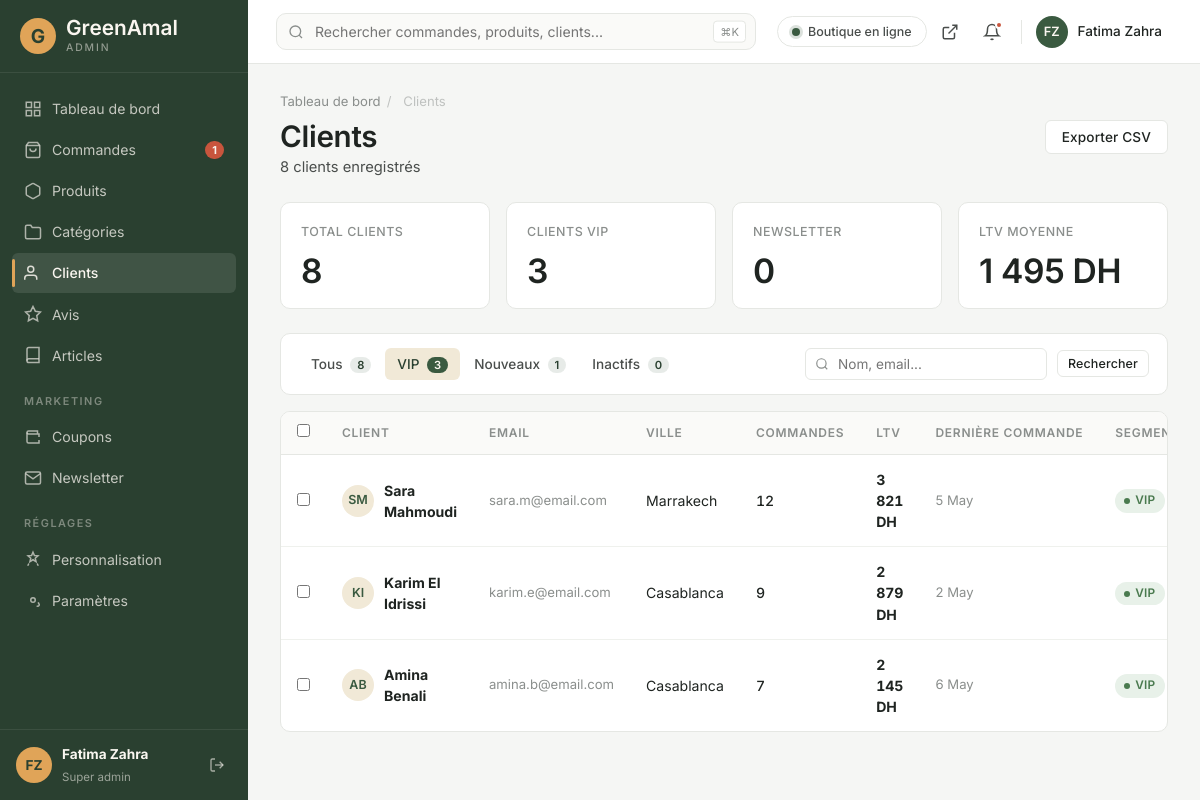
Page /admin/customers.php?segment=vip (signed in) on the committed database.
### tables this page shows
CREATE TABLE IF NOT EXISTS customers (
  id INT AUTO_INCREMENT PRIMARY KEY,
  email VARCHAR(255) NOT NULL UNIQUE,
  password_hash VARCHAR(255),
  first_name VARCHAR(100),
  last_name VARCHAR(100),
  phone VARCHAR(30),
  city VARCHAR(100),
  address VARCHAR(500),
  postcode VARCHAR(20),
  total_orders INT DEFAULT 0,
  lifetime_value DECIMAL(10,2) DEFAULT 0,
  segment ENUM('new','regular','vip','inactive') DEFAULT 'new',
  newsletter_subscribed TINYINT(1) DEFAULT 0,
  reset_token VARCHAR(64),
  reset_token_expires_at TIMESTAMP NULL,
  created_at TIMESTAMP DEFAULT CURRENT_TIMESTAMP,
  last_order_at TIMESTAMP NULL
);

### includes/db.php (called while the page is built, shortened)
<?php
function db(): PDO {
    static $pdo = null;
    if ($pdo === null) {
        $dsn = sprintf('mysql:host=%s;port=%s;dbname=%s;charset=utf8mb4', DB_HOST, DB_PORT, DB_NAME);
        try {
            $pdo = new PDO($dsn, DB_USER, DB_PASS, [
                PDO::ATTR_ERRMODE => PDO::ERRMODE_EXCEPTION,
                PDO::ATTR_DEFAULT_FETCH_MODE => PDO::FETCH_ASSOC,
                PDO::ATTR_EMULATE_PREPARES => false,
                PDO::MYSQL_ATTR_INIT_COMMAND => "SET NAMES utf8mb4 COLLATE utf8mb4_unicode_ci",
            ]);
        } catch (PDOException $e) {
            if (APP_DEBUG) {
                http_response_code(500);
                die("Database connection failed: " . $e->getMessage() . "<br><br>"
                    . "Check <code>includes/config.php</code> · DB_HOST, DB_PORT, DB_NAME, DB_USER, DB_PASS.<br>"
                    . "Did you import <code>sql/schema.sql</code> and <code>sql/seed.sql</code>?");
            }
            http_response_code(503);
            die('Service temporarily unavailable.');
        }
    }
    return $pdo;
}
function db_query(string $sql, array $params = []): PDOStatement {
    $stmt = db()->prepare($sql);
    $stmt->execute($params);
    return $stmt;
}
function db_one(string $sql, array $params = []): ?array {
    $row = db_query($sql, $params)->fetch();
    return $row === false ? null : $row;
}
function db_all(string $sql, array $params = []): array {
    return db_query($sql, $params)->fetchAll();
}
function db_value(string $sql, array $params = []) {
    $val = db_query($sql, $params)->fetchColumn();
    return $val === false ? null : $val;
}

### includes/auth.php (called while the page is built, shortened)
<?php
require_once __DIR__ . '/helpers.php';
function admin_user(): ?array {
    static $user = null;
    if ($user === null) {
        $user = db_one('SELECT id, email, first_name, last_name, role FROM admin_users WHERE id = ?', [$_SESSION['admin_user_id']]);
    }
    return $user;
}
function admin_logged_in(): bool {
    return admin_user() !== null;
}
function admin_require_login(): void {
    if (!admin_logged_in()) {
        redirect('login');
    }
}

### includes/helpers.php (called while the page is built, shortened)
<?php
require_once __DIR__ . '/db.php';
function e(?string $s): string {
    return htmlspecialchars($s ?? '', ENT_QUOTES | ENT_SUBSTITUTE, 'UTF-8');
}
function currency_symbol(): string {
    $s = defined('CURRENCY_SYMBOL') ? CURRENCY_SYMBOL : 'DH';
    if (!is_string($s) || $s === '' || is_numeric($s) || strlen($s) > 8) {
        return 'DH';
    }
    return $s;
}
function price(float $amount, int $decimals = 0): string {
    return number_format($amount, $decimals, ',', ' ') . ' ' . currency_symbol();
}
function time_ago(string $datetime): string {
    $ts = strtotime($datetime);
    $diff = time() - $ts;
    return date('j M', $ts);
}
function initials(string $name): string {
    $parts = preg_split('/\s+/', trim($name));
    $first = mb_substr($parts[0] ?? '', 0, 1, 'UTF-8');
    $last = mb_substr(end($parts) ?: '', 0, 1, 'UTF-8');
    return mb_strtoupper($first . $last, 'UTF-8');
}
function customer_segment_label(string $segment): array {
    return match($segment) {
        'vip'      => ['VIP', 'status-success'],
        'regular'  => ['Régulier', 'status-info'],
        'new'      => ['Nouveau', 'status-warning'],
        'inactive' => ['Inactif', 'status-neutral'],
        default    => [ucfirst($segment), 'status-neutral'],
    };
}

### admin/customers.php (the view, shortened to what this page needs)
<?php
require_once __DIR__ . '/../includes/auth.php';
admin_require_login();
$current = 'customers';
$segment = $_GET['segment'] ?? 'all';
$search = trim($_GET['q'] ?? '');
$where = [];
$params = [];
if ($segment !== 'all') {
    $where[] = 'segment = ?';
    $params[] = $segment;
}
$whereSql = empty($where) ? '' : 'WHERE ' . implode(' AND ', $where);
$customers = db_all("SELECT * FROM customers $whereSql ORDER BY lifetime_value DESC LIMIT 50", $params);
$counts = db_one("
    SELECT
      COUNT(*) AS total,
      SUM(segment='vip') AS vip,
      SUM(segment='new') AS new,
      SUM(segment='inactive') AS inactive,
      SUM(newsletter_subscribed=1) AS newsletter
    FROM customers
");
$total_ltv = (float) db_value("SELECT COALESCE(SUM(lifetime_value),0) FROM customers");
$avg_ltv = (int) $counts['total'] > 0 ? $total_ltv / (int) $counts['total'] : 0;
require __DIR__ . '/_includes/header.php';
?>
<div class="page">
  <div class="breadcrumb-admin"><a href="index.php">Tableau de bord</a><span>/</span><span>Clients</span></div>
  <div class="page-head">
    <div>
      <h1>Clients</h1>
      <p><?= (int) $counts['total'] ?> clients enregistrés</p>
    </div>
    <div class="page-actions">
      <button class="btn btn-outline">Exporter CSV</button>
    </div>
  </div>
  <div class="kpi-grid">
    <div class="kpi"><div class="kpi-label">Total clients</div><div class="kpi-value"><?= (int) $counts['total'] ?></div></div>
    <div class="kpi"><div class="kpi-label">Clients VIP</div><div class="kpi-value"><?= (int) $counts['vip'] ?></div></div>
    <div class="kpi"><div class="kpi-label">Newsletter</div><div class="kpi-value"><?= (int) $counts['newsletter'] ?></div></div>
    <div class="kpi"><div class="kpi-label">LTV moyenne</div><div class="kpi-value"><?= price($avg_ltv) ?></div></div>
  </div>
  <form method="get" class="toolbar">
    <div class="toolbar-tabs">
      <a href="?segment=all" class="toolbar-tab<?= $segment === 'all' ? ' active' : '' ?>">Tous <span class="count"><?= (int) $counts['total'] ?></span></a>
      <a href="?segment=vip" class="toolbar-tab<?= $segment === 'vip' ? ' active' : '' ?>">VIP <span class="count"><?= (int) $counts['vip'] ?></span></a>
      <a href="?segment=new" class="toolbar-tab<?= $segment === 'new' ? ' active' : '' ?>">Nouveaux <span class="count"><?= (int) $counts['new'] ?></span></a>
      <a href="?segment=inactive" class="toolbar-tab<?= $segment === 'inactive' ? ' active' : '' ?>">Inactifs <span class="count"><?= (int) $counts['inactive'] ?></span></a>
    </div>
    <div class="search-mini">
      <input class="field-input" name="q" value="<?= e($search) ?>" placeholder="Nom, email...">
    </div>
    <button class="btn btn-outline btn-sm">Rechercher</button>
  </form>
  <div class="card">
    <table class="data-table">
      <thead><tr>
        <th class="check-col"><input type="checkbox"></th>
        <th>Client</th><th>Email</th><th>Ville</th><th>Commandes</th><th>LTV</th><th>Dernière commande</th><th>Segment</th>
      </tr></thead>
      <tbody>
        <?php if (empty($customers)): ?>
          <tr><td colspan="8" style="text-align: center; padding: 60px; color: var(--ink-mute);">Aucun client</td></tr>
        <?php else: foreach ($customers as $c):
          [$seg_lbl, $seg_cls] = customer_segment_label($c['segment']);
          $name = trim(($c['first_name'] ?? '') . ' ' . ($c['last_name'] ?? ''));
        ?>
          <tr>
            <td><input type="checkbox"></td>
            <td><div class="cell-customer"><span class="cell-customer-avatar"><?= e(initials($name)) ?></span><strong><?= e($name) ?></strong></div></td>
            <td class="cell-mute"><?= e($c['email']) ?></td>
            <td><?= e($c['city'] ?? '-') ?></td>
            <td class="cell-num"><?= (int) $c['total_orders'] ?></td>
            <td class="cell-num"><strong><?= price($c['lifetime_value']) ?></strong></td>
            <td class="cell-mute"><?= $c['last_order_at'] ? time_ago($c['last_order_at']) : '-' ?></td>
            <td><span class="badge-status <?= e($seg_cls) ?>"><?= e($seg_lbl) ?></span></td>
          </tr>
        <?php endforeach; endif; ?>
      </tbody>
    </table>
  </div>
</div>
<?php require __DIR__ . '/_includes/footer.php'; ?>

### admin/_includes/header.php (shortened to what this page needs)
<?php
require_once __DIR__ . '/../../includes/auth.php';
$current = $current ?? '';
$user = admin_user();
$user_initials = initials(($user['first_name'] ?? '') . ' ' . ($user['last_name'] ?? ''));
$user_name = trim(($user['first_name'] ?? '') . ' ' . ($user['last_name'] ?? ''));
$pending_count = (int) db_value("SELECT COUNT(*) FROM orders WHERE status='pending'");
$coming_soon_on = (db_value("SELECT setting_value FROM settings WHERE setting_key='coming_soon_mode'") === '1');
?><!DOCTYPE html>
<html lang="fr">
<head>
<link rel="stylesheet" href="https://cdn.jsdelivr.net/npm/cropperjs@1.6.2/dist/cropper.min.css">
<link rel="stylesheet" href="assets/css/admin.css">
</head>
<body>
<div class="admin-app">
  <aside class="sidebar">
    <div class="sidebar-brand">
      <span class="sidebar-brand-mark">G</span>
      <div class="sidebar-brand-text">GreenAmal<small>Admin</small></div>
    </div>
    <nav class="sidebar-nav">
      <div class="sidebar-section">
        <a href="index.php" class="sidebar-link<?= $current === 'dashboard' ? ' active' : '' ?>">
          <svg width="18" height="18" viewBox="0 0 24 24" fill="none" stroke="currentColor" stroke-width="2"><rect x="3" y="3" width="7" height="7"/><rect x="14" y="3" width="7" height="7"/><rect x="14" y="14" width="7" height="7"/><rect x="3" y="14" width="7" height="7"/></svg>
          Tableau de bord
        </a>
        <a href="orders.php" class="sidebar-link<?= $current === 'orders' ? ' active' : '' ?>">
          <svg width="18" height="18" viewBox="0 0 24 24" fill="none" stroke="currentColor" stroke-width="2"><path d="M6 2L3 6v14a2 2 0 002 2h14a2 2 0 002-2V6l-3-4z"/><line x1="3" y1="6" x2="21" y2="6"/><path d="M16 10a4 4 0 01-8 0"/></svg>
          Commandes
          <?php if ($pending_count > 0): ?><span class="badge"><?= $pending_count ?></span><?php endif; ?>
        </a>
        <a href="products.php" class="sidebar-link<?= $current === 'products' ? ' active' : '' ?>">
          <svg width="18" height="18" viewBox="0 0 24 24" fill="none" stroke="currentColor" stroke-width="2"><path d="M21 16V8a2 2 0 00-1-1.73l-7-4a2 2 0 00-2 0l-7 4A2 2 0 003 8v8a2 2 0 001 1.73l7 4a2 2 0 002 0l7-4A2 2 0 0021 16z"/></svg>
          Produits
        </a>
        <a href="categories.php" class="sidebar-link<?= $current === 'categories' ? ' active' : '' ?>">
          <svg width="18" height="18" viewBox="0 0 24 24" fill="none" stroke="currentColor" stroke-width="2"><path d="M22 19a2 2 0 01-2 2H4a2 2 0 01-2-2V5a2 2 0 012-2h5l2 3h9a2 2 0 012 2z"/></svg>
          Catégories
        </a>
        <a href="customers.php" class="sidebar-link<?= $current === 'customers' ? ' active' : '' ?>">
          <svg width="18" height="18" viewBox="0 0 24 24" fill="none" stroke="currentColor" stroke-width="2"><path d="M17 21v-2a4 4 0 00-4-4H5a4 4 0 00-4 4v2"/><circle cx="9" cy="7" r="4"/></svg>
          Clients
        </a>
        <a href="#" class="sidebar-link">
          <svg width="18" height="18" viewBox="0 0 24 24" fill="none" stroke="currentColor" stroke-width="2"><polygon points="12 2 15.09 8.26 22 9.27 17 14.14 18.18 21.02 12 17.77 5.82 21.02 7 14.14 2 9.27 8.91 8.26 12 2"/></svg>
          Avis
        </a>
        <a href="posts.php" class="sidebar-link<?= $current === 'posts' ? ' active' : '' ?>">
          <svg width="18" height="18" viewBox="0 0 24 24" fill="none" stroke="currentColor" stroke-width="2"><path d="M4 19.5A2.5 2.5 0 0 1 6.5 17H20"/><path d="M6.5 2H20v20H6.5A2.5 2.5 0 0 1 4 19.5v-15A2.5 2.5 0 0 1 6.5 2Z"/></svg>
          Articles
        </a>
      </div>
      <div class="sidebar-section">
        <div class="sidebar-section-title">Marketing</div>
        <a href="coupons.php" class="sidebar-link<?= $current === 'coupons' ? ' active' : '' ?>">
          <svg width="18" height="18" viewBox="0 0 24 24" fill="none" stroke="currentColor" stroke-width="2"><path d="M20 12V8H6a2 2 0 010-4h12v4"/><path d="M4 6v12c0 1.1.9 2 2 2h14v-4"/></svg>
          Coupons
        </a>
        <a href="#" class="sidebar-link">
          <svg width="18" height="18" viewBox="0 0 24 24" fill="none" stroke="currentColor" stroke-width="2"><path d="M4 4h16c1.1 0 2 .9 2 2v12c0 1.1-.9 2-2 2H4c-1.1 0-2-.9-2-2V6c0-1.1.9-2 2-2z"/><polyline points="22,6 12,13 2,6"/></svg>
          Newsletter
        </a>
      </div>
      <div class="sidebar-section">
        <div class="sidebar-section-title">Réglages</div>
        <a href="customization.php" class="sidebar-link<?= $current === 'customization' ? ' active' : '' ?>">
          <svg width="18" height="18" viewBox="0 0 24 24" fill="none" stroke="currentColor" stroke-width="2"><path d="M12 3l1.9 4.4 4.7.4-3.6 3.1 1.1 4.6L12 13l-4.1 2.5 1.1-4.6-3.6-3.1 4.7-.4z"/><path d="M5 21l1.5-3M19 21l-1.5-3"/></svg>
          Personnalisation
        </a>
        <a href="settings.php" class="sidebar-link<?= $current === 'settings' ? ' active' : '' ?>">
          <svg width="18" height="18" viewBox="0 0 24 24" fill="none" stroke="currentColor" stroke-width="2"><circle cx="12" cy="12" r="3"/><path d="M19.4 15a1.65 1.65 0 00.33 1.82l.06.06a2 2 0 010 2.83 2 2 0 01-2.83 0l-.06-.06"/></svg>
          Paramètres
        </a>
      </div>
    </nav>
    <div class="sidebar-foot">
      <span class="sidebar-user-avatar"><?= e($user_initials) ?></span>
      <div class="sidebar-user-info">
        <strong><?= e($user_name) ?></strong>
        <span><?= e(ucfirst(str_replace('_', ' ', $user['role']))) ?></span>
      </div>
      <a href="logout.php" title="Déconnexion" style="color: rgba(250,246,240,0.6); width: 30px; height: 30px; border-radius: var(--radius-sm); display: grid; place-items: center;">
        <svg width="16" height="16" viewBox="0 0 24 24" fill="none" stroke="currentColor" stroke-width="2"><path d="M9 21H5a2 2 0 01-2-2V5a2 2 0 012-2h4"/><polyline points="16 17 21 12 16 7"/><line x1="21" y1="12" x2="9" y2="12"/></svg>
      </a>
    </div>
  </aside>
  <div class="main">
    <header class="topbar">
      <div class="topbar-search">
        <input type="text" placeholder="Rechercher commandes, produits, clients...">
        <kbd>⌘K</kbd>
      </div>
      <div class="topbar-actions">
        <form method="post" action="toggle-coming-soon.php" class="coming-soon-toggle"
              onsubmit="return confirm('<?= $coming_soon_on
                  ? "Réactiver la boutique pour tous les visiteurs ?"
                  : "Activer le mode « Bientôt disponible » ? La boutique sera masquée et un écran d'attente sera affiché aux visiteurs." ?>');">
          <button type="submit" class="cs-toggle-btn<?= $coming_soon_on ? ' is-on' : '' ?>"
                  title="<?= $coming_soon_on ? 'Boutique masquée · cliquer pour la réactiver' : 'Activer le mode bientôt disponible' ?>">
            <span class="cs-dot"></span>
            <span class="cs-label"><?= $coming_soon_on ? 'Bientôt disponible' : 'Boutique en ligne' ?></span>
          </button>
        </form>
        <a href="../<?= $coming_soon_on ? 'coming-soon.php' : 'index.php' ?>" target="_blank" class="topbar-btn" title="Voir la boutique">
          <svg width="18" height="18" viewBox="0 0 24 24" fill="none" stroke="currentColor" stroke-width="2"><path d="M18 13v6a2 2 0 01-2 2H5a2 2 0 01-2-2V8a2 2 0 012-2h6"/><polyline points="15 3 21 3 21 9"/><line x1="10" y1="14" x2="21" y2="3"/></svg>
        </a>
        <button class="topbar-btn" title="Notifications">
          <svg width="18" height="18" viewBox="0 0 24 24" fill="none" stroke="currentColor" stroke-width="2"><path d="M18 8A6 6 0 006 8c0 7-3 9-3 9h18s-3-2-3-9"/><path d="M13.73 21a2 2 0 01-3.46 0"/></svg>
          <?php if ($pending_count > 0): ?><span class="dot"></span><?php endif; ?>
        </button>
        <div class="topbar-user">
          <span class="topbar-user-avatar"><?= e($user_initials) ?></span>
          <span class="topbar-user-name"><?= e($user_name) ?></span>
        </div>
      </div>
    </header>

### rows in the picture
customers: initials($name) "SM", name "Sara Mahmoudi", email "sara.m@email.com", city "Marrakech", total_orders "12", lifetime_value "3 821 DH", last_order_at "5 May", seg_lbl "VIP"
customers: initials($name) "KI", name "Karim El Idrissi", email "karim.e@email.com", city "Casablanca", total_orders "9", lifetime_value "2 879 DH", last_order_at "2 May", seg_lbl "VIP"
customers: initials($name) "AB", name "Amina Benali", email "amina.b@email.com", city "Casablanca", total_orders "7", lifetime_value "2 145 DH", last_order_at "6 May", seg_lbl "VIP"

### other values in the picture
$pending_count "1"
$user_initials "FZ"
$user_name "Fatima Zahra"
str_replace('_', ' ', $user['role']) "Super admin"
$counts['total'] "8"
$counts['vip'] "3"
$counts['newsletter'] "0"
price($avg_ltv) "1 495 DH"
$counts['new'] "1"
$counts['inactive'] "0"
